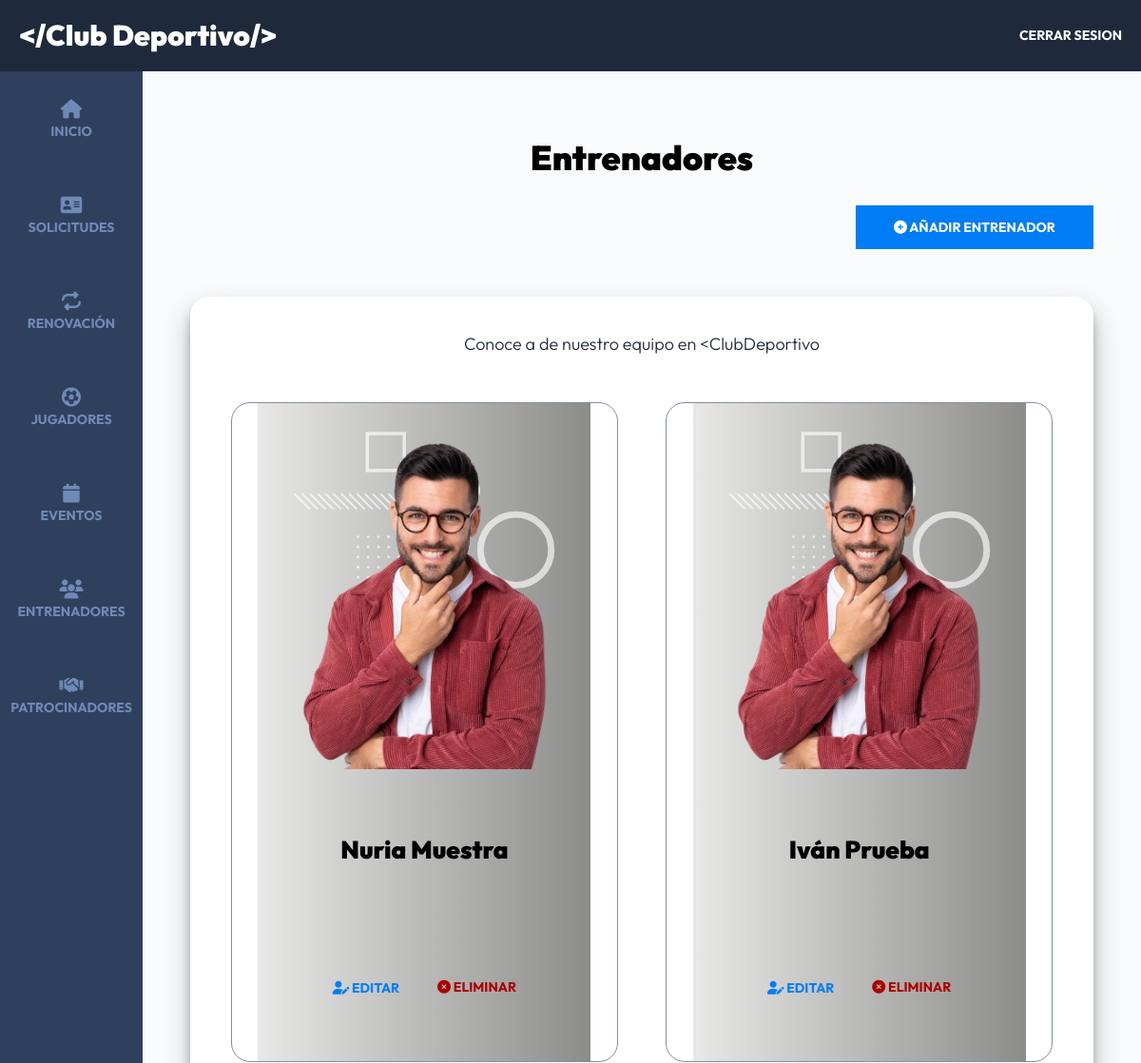
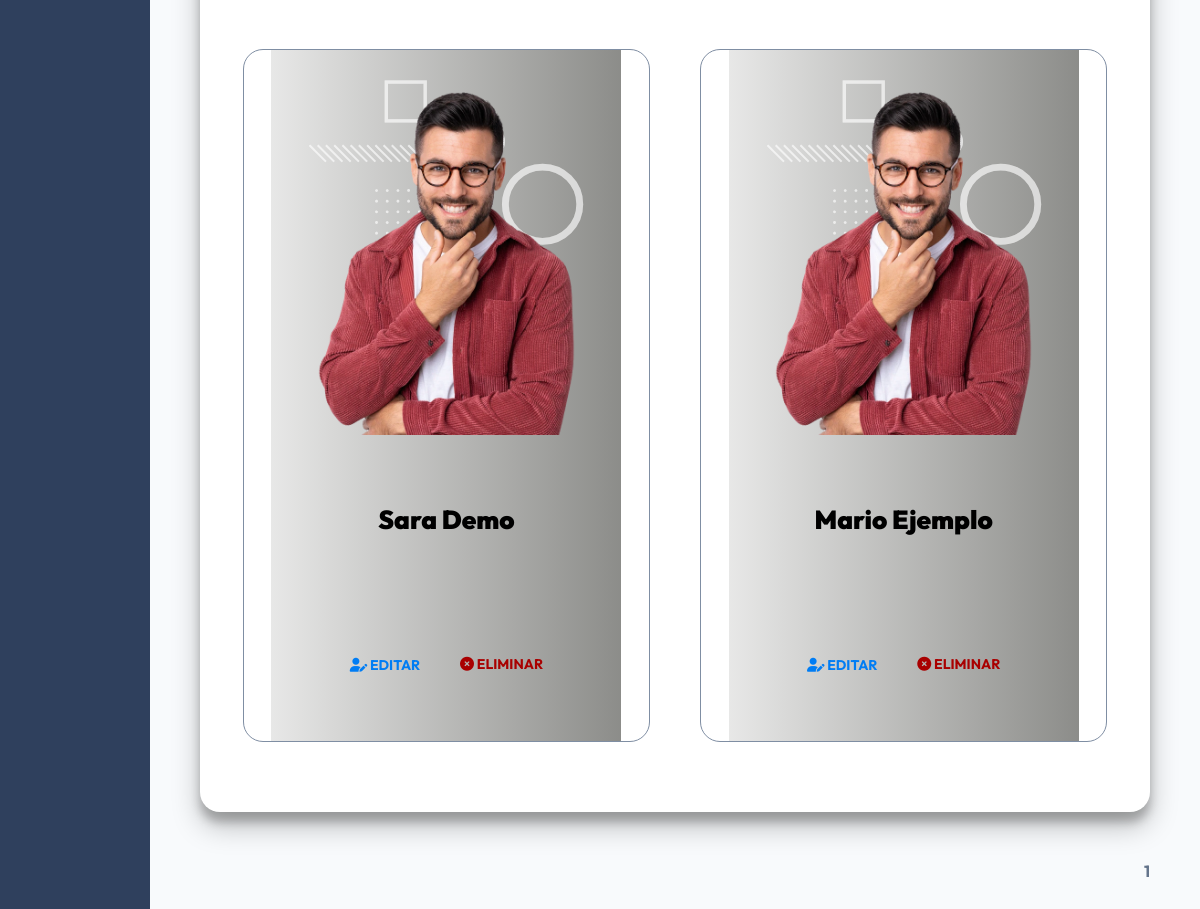
/admin/entrenadores?page=1 (signed in), run on the app's committed database (2 pictures, top to bottom).
### tables this page shows
CREATE TABLE entrenadores(id INT AUTO_INCREMENT PRIMARY KEY,nombre VARCHAR(40),apellido VARCHAR(40),carnet_entrenador VARCHAR(20),email VARCHAR(60),telefono VARCHAR(20),imagen VARCHAR(40),redes TEXT);

### controllers/EntrenadoresController.php (called while the page is built, shortened)
<?php
class EntrenadoresController {
    public static function index(Router $router) {
        $pagina_actual = $_GET['page'];
        $pagina_actual = filter_var($pagina_actual, FILTER_VALIDATE_INT);
        $registros_por_pagina = 9;
        $total = Entrenador::total();
        $paginacion = new Paginacion($pagina_actual, $registros_por_pagina, $total);
        $entrenador = Entrenador::paginar($registros_por_pagina, $paginacion->offset());
        $router->render('admin/entrenadores/index', [
            'titulo' => 'Entrenadores',
             'entrenador' => $entrenador,
             'paginacion' => $paginacion->paginacion()
        ]);
    }
}

### public/index.php (called while the page is built, shortened)
<?php
$router = new Router();
$router->get('/login', [AuthController::class, 'login']);
$router->post('/login', [AuthController::class, 'login']);
$router->post('/logout', [AuthController::class, 'logout']);
$router->get('/registro', [AuthController::class, 'registro']);
$router->post('/registro', [AuthController::class, 'registro']);
$router->get('/olvide', [AuthController::class, 'olvide']);
$router->post('/olvide', [AuthController::class, 'olvide']);
$router->get('/reestablecer', [AuthController::class, 'reestablecer']);
$router->post('/reestablecer', [AuthController::class, 'reestablecer']);
$router->get('/mensaje', [AuthController::class, 'mensaje']);
$router->get('/confirmar-cuenta', [AuthController::class, 'confirmar']);
$router->get('/admin/dashboard', [DashboardController::class, 'index']);
$router->get('/admin/panel', [AdminController::class, 'index']);
$router->post('/admin/panel/usuarios/aceptar', [AdminController::class, 'aceptarUsuario']);
$router->post('/admin/panel/usuarios/rechazar', [AdminController::class, 'rechazarUsuario']);
$router->get('/admin/panel/editar', [AdminController::class, 'editar']);
$router->post('/admin/panel/editar', [AdminController::class, 'editar']);
$router->get('/admin/renovaciones', [RenovacionController::class, 'index']);
$router->get('/registro/renovaciones', [RenovacionController::class, 'crearSolicitud']);
$router->post('/admin/renovaciones/aceptar', [RenovacionController::class, 'aceptarRenovacion']);
$router->post('/admin/renovaciones/rechazar', [RenovacionController::class, 'rechazarRenovacion']);
$router->get('/admin/registrados/editar', [RegistradosController::class, 'editar']);
$router->post('/admin/registrados/editar', [RegistradosController::class, 'editar']);
$router->get('/admin/registrados', [RegistradosController::class, 'index']);
$router->post('/admin/registrados/aprobar', [RegistradosController::class, 'aprobarUsuario']);
$router->post('/admin/registrados/rechazar', [RegistradosController::class, 'rechazarUsuario']);
$router->get('/admin/entrenadores', [EntrenadoresController::class, 'index']);
$router->get('/admin/entrenadores/crear', [EntrenadoresController::class, 'crear']);
$router->post('/admin/entrenadores/crear', [EntrenadoresController::class, 'crear']);
$router->get('/admin/entrenadores/editar', [EntrenadoresController::class, 'editar']);
$router->post('/admin/entrenadores/editar', [EntrenadoresController::class, 'editar']);
$router->post('/admin/entrenadores/eliminar', [EntrenadoresController::class, 'eliminar']);
$router->get('/admin/eventos', [EventosController::class, 'index']);
$router->get('/admin/eventos/crear', [EventosController::class, 'crear']);
$router->post('/admin/eventos/crear', [EventosController::class, 'crear']);
$router->get('/admin/eventos/editar', [EventosController::class, 'editar']);
$router->post('/admin/eventos/editar', [EventosController::class, 'editar']);
$router->post('/admin/eventos/eliminar', [EventosController::class, 'eliminar']);
$router->get('/api/eventos-horario', [APIEventos::class, 'index']);
$router->get('/api/equipacion', [APIEquipacion::class, 'index']);
$router->get('/api/entrenadores', [APIEntrenadores::class, 'index']);
$router->get('/api/entrenador', [APIEntrenadores::class, 'entrenador']);
$router->get('/admin/patrocinadores', [PatrocinadorController::class, 'index']);
$router->get('/admin/patrocinadores/crear', [PatrocinadorController::class, 'crear']);
$router->post('/admin/patrocinadores/crear', [PatrocinadorController::class, 'crear']);
$router->get('/admin/patrocinadores/editar', [PatrocinadorController::class, 'editar']);
$router->post('/admin/patrocinadores/editar', [PatrocinadorController::class, 'editar']);
$router->post('/admin/patrocinadores/eliminar', [PatrocinadorController::class, 'eliminar']);
$router->get('/admin/equipacion', [EquipacionController::class, 'index']);
$router->get('/finalizar-registro', [RegistroController::class, 'crear']);
$router->post('/finalizar-registro/gratis', [RegistroController::class, 'gratis']);
$router->post('/finalizar-registro/pagar', [RegistroController::class, 'pagar']);
$router->get('/finalizar-registro/eventosconf', [RegistroController::class, 'eventosconf']);
$router->post('/finalizar-registro/eventosconf', [RegistroController::class, 'eventosconf']);
$router->get('/boleto', [RegistroController::class, 'boleto']);
$router->post('/boleto', [RegistroController::class, 'guardarFirma']);
$router->get('/firma', [RegistroController::class, 'firma']);
$router->get('/confirmar-firma', [RegistroController::class, 'confirmarFirma']);
$router->post('/renovacion', [RegistroController::class, 'solicitarRenovacion']);
$router->get('/', [PaginasController::class, 'index']);
$router->get('/clubdeportivo', [PaginasController::class, 'evento']);
$router->get('/paquetes', [PaginasController::class, 'paquetes']);
$router->get('/eventos', [PaginasController::class, 'eventos']);
$router->get('/evento', [PaginasController::class, 'detalleEvento']);
$router->get('/pruebas', [PaginasController::class, 'pruebas']);
$router->get('/404', [PaginasController::class, 'error']);
$router->comprobarRutas();

### models/ActiveRecord.php (called while the page is built, shortened)
<?php
class ActiveRecord {
    protected static $db;
    protected static $tabla = '';
    public static function setDB($database) {
        self::$db = $database;
    }
    public static function consultarSQL($query) {
        $resultado = self::$db->query($query);
        $array = [];
        while($registro = $resultado->fetch_assoc()) {
            $array[] = static::crearObjeto($registro);
        }
        return $array;
    }
    protected static function crearObjeto($registro) {
        $objeto = new static;
        foreach($registro as $key => $value ) {
            if(property_exists( $objeto, $key  )) {
                $objeto->$key = $value;
            }
        }
        return $objeto;
    }
    public static function paginar($por_pagina, $offset) {
        $query = "SELECT * FROM " . static::$tabla . " ORDER BY id DESC LIMIT ${por_pagina} OFFSET ${offset}" ;
        $resultado = self::consultarSQL($query);
        return $resultado;
    }
    public static function total($columna = '', $valor = '') {
        $query = "SELECT COUNT(*) FROM " . static::$tabla;
        $resultado = self::$db->query($query);
        $total = $resultado->fetch_array();
        return array_shift($total);
    }
}

### views/admin/entrenadores/index.php (the view, shortened to what this page needs)
<h2 class="dashboard__heading"><?php echo $titulo; ?></h2>
<div class="dashboard__contenedor-boton">
    <a class="dashboard__boton" href="/admin/entrenadores/crear">
        <i class="fa-solid fa-circle-plus"></i>
        Añadir Entrenador
    </a>
</div>
<div class="dashboard__contenedor">
    <h2 class="speakers__descripcion">Conoce a de nuestro equipo en &lt;ClubDeportivo</h2>
    <div class="speakers__grid">
        <?php foreach($entrenador as $entrenadores) { ?>
            <div <?php aos_animacion(); ?> class="speaker">
                <?php if (isset($entrenadores->imagen) && !empty($entrenadores->imagen)) { ?>
                    <picture>
                        <source srcset="/build/img/entrenadores/<?php echo $entrenadores->imagen; ?>.webp" type="image/webp">
                        <source srcset="/build/img/entrenadores/<?php echo $entrenadores->imagen; ?>.png" type="image/png">
                        <img class="speaker__imagen" loading="lazy" width="200" height="300" src="/build/img/entrenadores/<?php echo $entrenadores->imagen; ?>.png">
                    </picture>
                <?php }  ?>
                <div class="speaker__informacion">
                    <h4 class="speaker__nombre">
                        <?php echo $entrenadores->nombre . ' ' . $entrenadores->apellido; ?>
                    </h4>
                    <ul class="table__td--acciones">
                        <li class="table__td--acciones">
                            <a class="table__accion table__accion--editar" href="/admin/entrenadores/editar?id=<?php echo $entrenadores->id; ?>">
                                    <i class="fa-solid fa-user-pen"></i>
                                    Editar</a>
                            </li>
                        <li class="table__td--acciones">
                            <form method="POST" action="/admin/entrenadores/eliminar" class="table__formulario">
                                        <button class="table__accion table__accion--eliminar" type="submit">
                                            <i class="fa-solid fa-circle-xmark"></i>
                                            Eliminar
                                        </button>
                                    </form>
                            </li>
                        </ul>
                </div>
            </div>
        <?php }  ?>
    </div>
</div>
<?php
    echo $paginacion;
?>

### classes/Paginacion.php (shortened to what this page needs)
<?php
class Paginacion {
    public $pagina_actual;
    public $registros_por_pagina;
    public $total_registros;
    public function __construct($pagina_actual = 1, $registros_por_pagina = 10, $total_registros = 0)
    {
        $this->pagina_actual = (int) $pagina_actual;
        $this->registros_por_pagina = (int) $registros_por_pagina;
        $this->total_registros = (int) $total_registros;
    }
     public function offset() {
        return $this->registros_por_pagina * ($this->pagina_actual - 1);
     }
     public function total_paginas() {
        return ceil($this->total_registros / $this->registros_por_pagina);
     }
      public function numeros_paginas() {
         $html = '';
         for($i = 1; $i <= $this->total_paginas(); $i++) {
            if($i === $this->pagina_actual) {
               $html .= "<span class=\"paginacion__enlace paginacion__enlace--actual\">{$i}</span>";
            } else {
               $html .= "<a class=\"paginacion__enlace paginacion__enlace--numero\" href=\"?page={$i}\">{$i}</a>";
            }
         }
         return $html;
      }
     public function paginacion() {
      $html = '';
         if($this->total_registros > 1) {
            $html .= '<div class="paginacion">';
               $html .= $this->enlace_anterior();
               $html .= $this->numeros_paginas();
               $html .= $this->enlace_siguiente();
            $html .= '</div>';
         }
      return $html;
      }
}

### Router.php (shortened to what this page needs)
<?php
class Router
{
    public array $getRoutes = [];
    public array $postRoutes = [];
    public function get($url, $fn)
    {
        $this->getRoutes[$url] = $fn;
    }
    public function post($url, $fn)
    {
        $this->postRoutes[$url] = $fn;
    }
    public function comprobarRutas()
    {
        $url_actual = $_SERVER['PATH_INFO'] ?? '/';
        $method = $_SERVER['REQUEST_METHOD'];
        if ($method === 'GET') {
            $fn = $this->getRoutes[$url_actual] ?? null;
        } else {
            $fn = $this->postRoutes[$url_actual] ?? null;
        }
        if ( $fn ) {
            call_user_func($fn, $this);
        } else {
        }
    }
    public function render($view, $datos = [])
    {
        include_once __DIR__ . "/views/$view.php";
        $contenido = ob_get_clean();
        $url_actual = strtok($_SERVER['REQUEST_URI'], '?') ?? '/';
        if(str_contains($url_actual, '/admin')) {
            include_once __DIR__ . '/views/admin-layout.php';
        } else{
            include_once __DIR__ . '/views/layout.php';
        }
    }
}

### includes/funciones.php (shortened to what this page needs)
<?php
function pagina_actual($path) : bool {
    return str_contains($_SERVER['PATH_INFO'] ?? '/', $path ) ? true : false;
}
function aos_animacion() : void {
    $efectos = ['fade-up', 'fade-down', 'fade-left', 'fade-right', 'flip-left', 'flip-right', 'zoom-in', 'zoom-in-up', 'zoom-in-down', 'zoom-out'];
    $efecto = array_rand($efectos, 1);
    echo ' data-aos="' . $efectos[$efecto] . '" ';
}

### views/admin-layout.php (shortened to what this page needs)
<!DOCTYPE html>
<html lang="en">
<head>
    <link rel="stylesheet" href="https://cdnjs.cloudflare.com/ajax/libs/font-awesome/6.1.2/css/all.min.css" />
    <link rel="stylesheet" href="/build/css/app.css">
</head>
<body class="dashboard">
        <?php
            include_once __DIR__ .'/templates/admin-header.php';
        ?>
        <div class="dashboard__grid">
            <?php
                include_once __DIR__ .'/templates/admin-sidebar.php';
            ?>
            <main class="dashboard__contenido">
                <?php
                    echo $contenido;
                ?>
            </main>
        </div>
</body>
</html>

### views/templates/admin-header.php
<header class="dashboard__header">
    <div class="dashboard__header-grid">
        <a href="/">
            <h2 class="dashboard__logo">
                &#60;/Club Deportivo/>
            </h2>
        </a>
        <nav class="dashboard__nav">
        <form method="POST" action="/logout" class="dashboard__form">
            <input type="submit" value="Cerrar Sesion" class="dashboard__submit--logout">
        </form>
        </nav>
    </div>
</header>

### views/templates/admin-sidebar.php
<aside class="dashboard__sidebar">
    <nav class="dashboard__menu">
        <a href="/admin/dashboard" class="dashboard__enlace <?php echo pagina_actual('/dashboard') ? 'dashboard__enlace--actual' : ''; ?>">
            <i class="fa-solid fa-house dashboard__icono"></i>
            <span class="dashboard__menu-texto">
                Inicio
            </span>
        </a>
        <a href="/admin/panel" class="dashboard__enlace <?php echo pagina_actual('/panel') ? 'panel__enlace--actual' : ''; ?>">
            <i class="fa-solid fa-address-card dashboard__icono"></i>
            <span class="dashboard__menu-texto">
                Solicitudes
            </span>
        </a>
        <a href="/admin/renovaciones" class="dashboard__enlace <?php echo pagina_actual('/renovaciones') ? 'panel__enlace--actual' : ''; ?>">
            <i class="fa-solid fa-repeat dashboard__icono"></i>
            <span class="dashboard__menu-texto">
                Renovación
            </span>
        </a>
        <a href="/admin/registrados" class="dashboard__enlace <?php echo pagina_actual('/registrados') ? 'resgistrados__enlace--actual' : ''; ?>">
            <i class="fa-solid fa-futbol dashboard__icono"></i>
            <span class="dashboard__menu-texto">
                Jugadores
            </span>
        </a>
        <a href="/admin/eventos" class="dashboard__enlace <?php echo pagina_actual('/eventos') ? 'eventos__enlace--actual' : ''; ?>">
            <i class="fa-solid fa-calendar dashboard__icono"></i>
            <span class="dashboard__menu-texto">
                Eventos
            </span>
        </a>
        <a href="/admin/entrenadores" class="dashboard__enlace <?php echo pagina_actual('/entrenadores') ? 'entrenadores__enlace--actual' : ''; ?>">
        <i class="fa-solid fa-users dashboard__icono"></i>
            <span class="dashboard__menu-texto">
                Entrenadores
            </span>
        </a>
        <a href="/admin/patrocinadores" class="dashboard__enlace <?php echo pagina_actual('/patrocinadores') ? 'resgistrados__enlace--actual' : ''; ?>">
            <i class="fa-solid fa-handshake dashboard__icono"></i>
            <span class="dashboard__menu-texto">
                Patrocinadores
            </span>
        </a>
    </nav>
</aside>

### data on the page
entrenadores: imagen (picture), nombre "Nuria", apellido "Muestra"
entrenadores: imagen (picture), nombre "Iván", apellido "Prueba"
entrenadores: imagen (picture), nombre "Sara", apellido "Demo"
entrenadores: imagen (picture), nombre "Mario", apellido "Ejemplo"

### other printed values
$titulo "Entrenadores"
